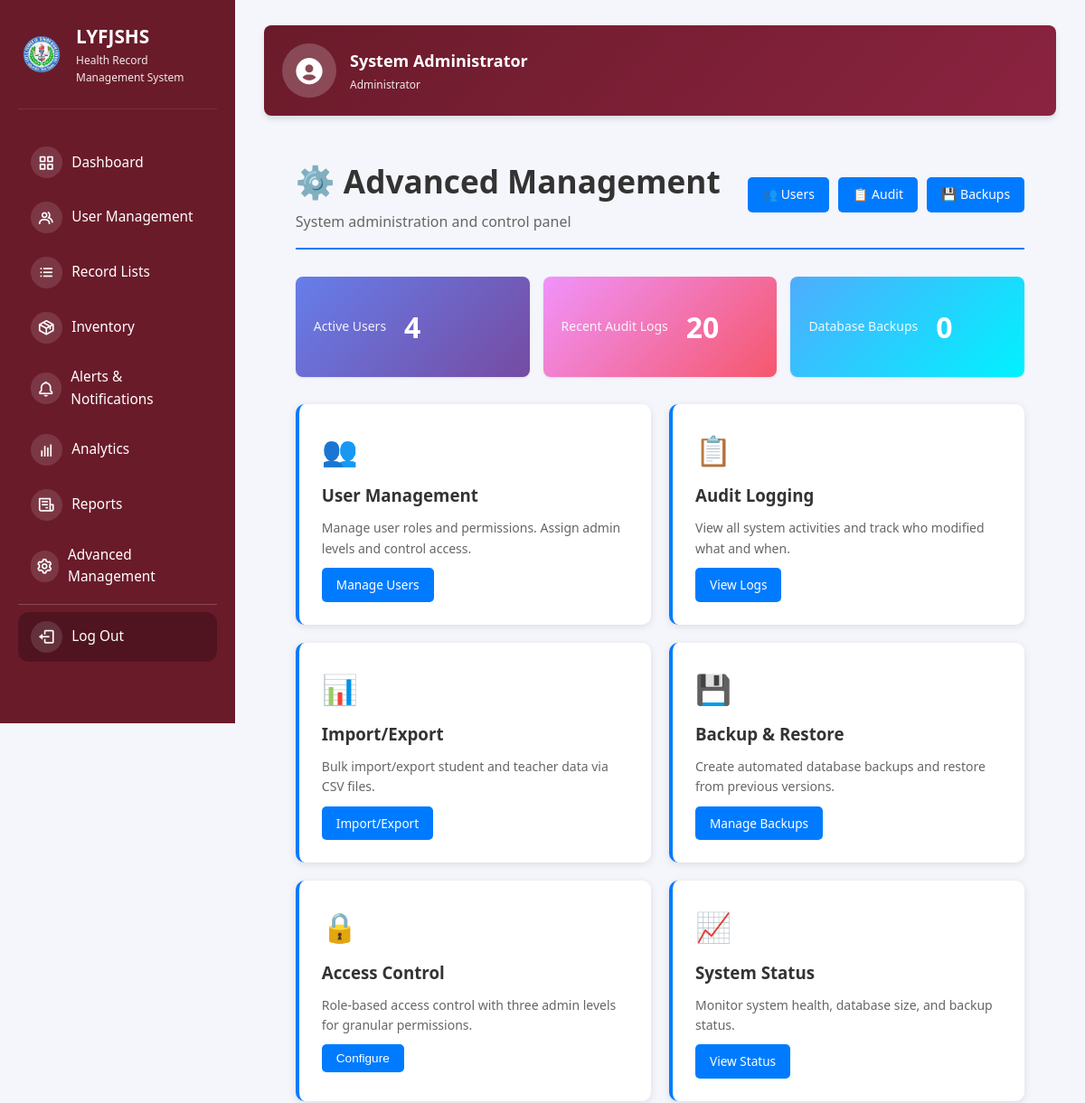
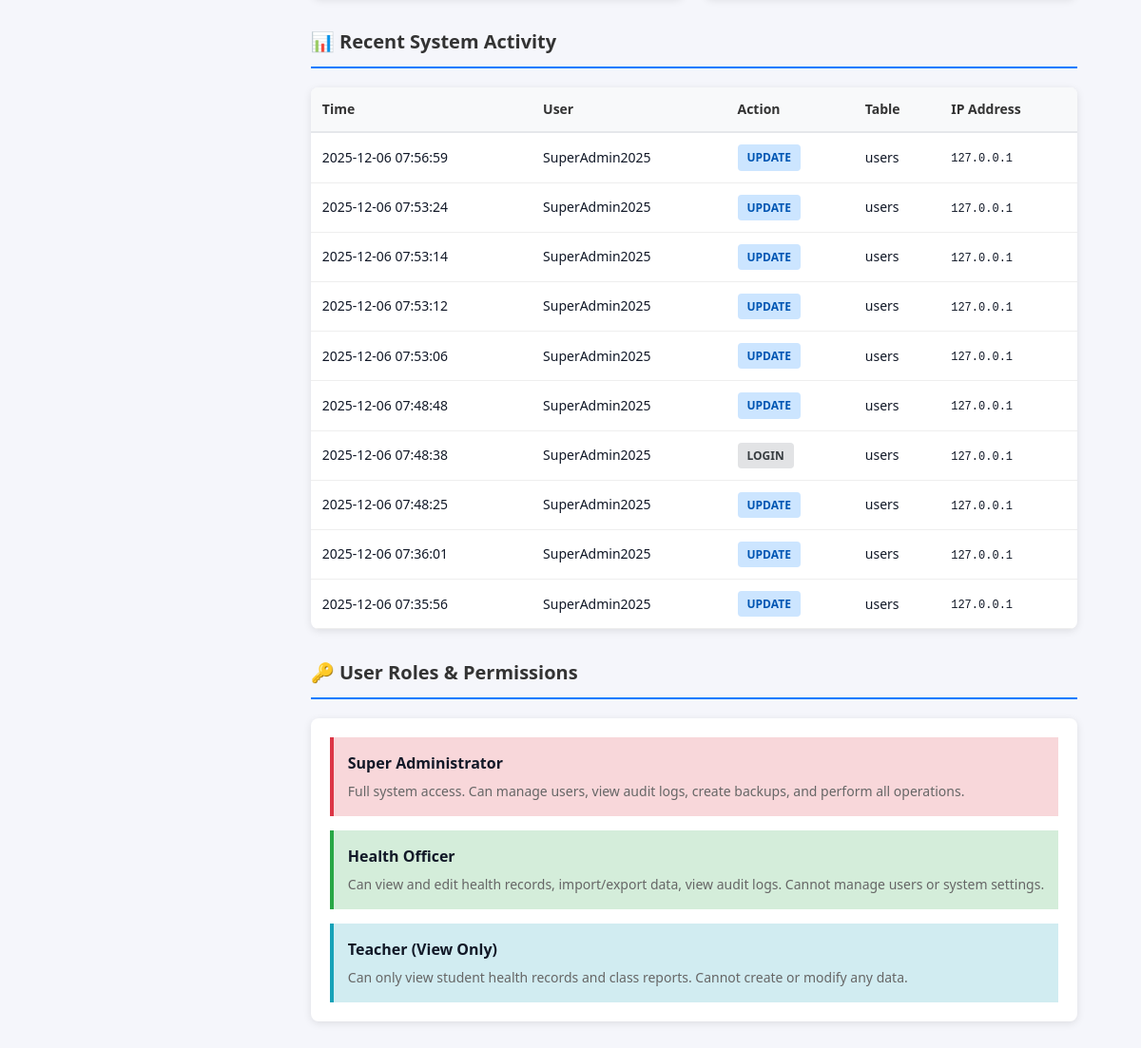
Page /advanced-management (signed in) on the committed database (2 pictures, top to bottom).
### tables this page shows
CREATE TABLE users (
            id INTEGER PRIMARY KEY AUTOINCREMENT,
            username TEXT UNIQUE NOT NULL,
            password TEXT NOT NULL,
            fullname TEXT NOT NULL,
            email TEXT NOT NULL,
            role TEXT DEFAULT 'health_officer',
            advisory_class TEXT,
            is_active INTEGER DEFAULT 1,
            created_at TIMESTAMP DEFAULT CURRENT_TIMESTAMP
        );

CREATE TABLE audit_log (
            id INTEGER PRIMARY KEY AUTOINCREMENT,
            user_id INTEGER,
            username TEXT,
            action TEXT,
            table_name TEXT,
            record_id INTEGER,
            old_values TEXT,
            new_values TEXT,
            ip_address TEXT,
            timestamp TIMESTAMP DEFAULT CURRENT_TIMESTAMP
        );

### app.py (the view)
@app.route("/advanced-management")
@require_role('super_admin', 'health_officer')
def advanced_management():
    db = get_db_connection()
    if not db:
        flash("Database error.", "danger")
        return redirect(url_for("dashboard"))
    try:
        cursor = db.cursor()
        cursor.execute("SELECT COUNT(*) as count FROM users WHERE is_active = 1")
        total_users = cursor.fetchone()['count']
        cursor.execute("""
            SELECT * FROM audit_log
            ORDER BY timestamp DESC
            LIMIT 20
        """)
        recent_logs = cursor.fetchall()
        cursor.execute("""
            SELECT * FROM backup_log
            ORDER BY created_at DESC
            LIMIT 10
        """)
        backups = cursor.fetchall()
        db.close()
        return render_template("advanced_management.html",
                             total_users=total_users,
                             recent_logs=recent_logs,
                             backups=backups,
                             roles=ROLES)
    except sqlite3.Error as e:
        flash(f"Database error: {str(e)}", "danger")
        return redirect(url_for("dashboard"))

### templates/advanced_management.html (shortened to what this page needs)
{% extends "base.html" %}  {% block content %}
<div class="adv-mgmt-container">
  <div class="adv-mgmt-header">
    <div>
      <h1>⚙️ Advanced Management</h1>
      <p style="color: #666; margin-top: 5px">
        System administration and control panel
      </p>
    </div>
    <div class="quick-links">
      {% if session.get('role') == 'super_admin' %}
      <a href="{{ url_for('manage_users') }}">👥 Users</a>
      {% endif %}
      <a href="{{ url_for('audit_logs') }}">📋 Audit</a>
      {% if session.get('role') == 'super_admin' %}
      <a href="{{ url_for('view_backups') }}">💾 Backups</a>
      {% endif %}
    </div>
  </div>
  <div class="stat-grid">
    <div class="stat-card">
      <div class="stat-label">Active Users</div>
      <div class="stat-number">{{ total_users }}</div>
    </div>
    <div
      class="stat-card"
      style="background: linear-gradient(135deg, #f093fb 0%, #f5576c 100%)"
    >
      <div class="stat-label">Recent Audit Logs</div>
      <div class="stat-number">{{ recent_logs|length }}</div>
    </div>
    <div
      class="stat-card"
      style="background: linear-gradient(135deg, #4facfe 0%, #00f2fe 100%)"
    >
      <div class="stat-label">Database Backups</div>
      <div class="stat-number">{{ backups|length }}</div>
    </div>
  </div>
  <div class="feature-grid">
    {% if session.get('role') == 'super_admin' %}
    <div class="feature-card">
      <div class="feature-icon">👥</div>
      <h3>User Management</h3>
      <p>
        Manage user roles and permissions. Assign admin levels and control
        access.
      </p>
      <a href="{{ url_for('manage_users') }}" class="btn">Manage Users</a>
    </div>
    {% endif %}
    <div class="feature-card">
      <div class="feature-icon">📋</div>
      <h3>Audit Logging</h3>
      <p>View all system activities and track who modified what and when.</p>
      <a href="{{ url_for('audit_logs') }}" class="btn">View Logs</a>
    </div>
    <div class="feature-card">
      <div class="feature-icon">📊</div>
      <h3>Import/Export</h3>
      <p>Bulk import/export student and teacher data via CSV files.</p>
      <a href="{{ url_for('import_export') }}" class="btn">Import/Export</a>
    </div>
    {% if session.get('role') == 'super_admin' %}
    <div class="feature-card">
      <div class="feature-icon">💾</div>
      <h3>Backup & Restore</h3>
      <p>
        Create automated database backups and restore from previous versions.
      </p>
      <a href="{{ url_for('view_backups') }}" class="btn">Manage Backups</a>
    </div>
    {% endif %}
    <div class="feature-card">
      <div class="feature-icon">🔒</div>
      <h3>Access Control</h3>
      <p>
        Role-based access control with three admin levels for granular
        permissions.
      </p>
      <button onclick="alert('Configure in User Management')" class="btn">
        Configure
      </button>
    </div>
    <div class="feature-card">
      <div class="feature-icon">📈</div>
      <h3>System Status</h3>
      <p>Monitor system health, database size, and backup status.</p>
      <a href="{{ url_for('view_backups') }}" class="btn">View Status</a>
    </div>
  </div>
  <div class="section-title">📊 Recent System Activity</div>
  <div class="logs-table">
    <table>
      <thead>
        <tr>
          <th>Time</th>
          <th>User</th>
          <th>Action</th>
          <th>Table</th>
          <th>IP Address</th>
        </tr>
      </thead>
      <tbody>
        {% if recent_logs %} {% for log in recent_logs[:10] %}
        <tr>
          <td>{{ log['timestamp'] }}</td>
          <td>{{ log['username'] }}</td>
          <td>
            <span class="action-badge action-{{ log['action'] }}"
              >{{ log['action'] }}</span
            >
          </td>
          <td>{{ log['table_name'] }}</td>
          <td>
            <code style="font-size: 12px"
              >{{ log['ip_address'] or 'N/A' }}</code
            >
          </td>
        </tr>
        {% endfor %} {% else %}
        <tr>
          <td colspan="5" style="text-align: center; color: #999">
            No logs yet
          </td>
        </tr>
        {% endif %}
      </tbody>
    </table>
  </div>
  <div class="section-title">🔑 User Roles & Permissions</div>
  <div
    style="
      background: white;
      padding: 20px;
      border-radius: 8px;
      box-shadow: 0 2px 8px rgba(0, 0, 0, 0.1);
    "
  >
    <div style="display: grid; gap: 15px">
      <div
        style="
          padding: 15px;
          border-left: 4px solid #dc3545;
          background: #f8d7da;
        "
      >
        <strong>Super Administrator</strong>
        <p style="margin: 5px 0 0 0; color: #666; font-size: 14px">
          Full system access. Can manage users, view audit logs, create backups,
          and perform all operations.
        </p>
      </div>
      <div
        style="
          padding: 15px;
          border-left: 4px solid #28a745;
          background: #d4edda;
        "
      >
        <strong>Health Officer</strong>
        <p style="margin: 5px 0 0 0; color: #666; font-size: 14px">
          Can view and edit health records, import/export data, view audit logs.
          Cannot manage users or system settings.
        </p>
      </div>
      <div
        style="
          padding: 15px;
          border-left: 4px solid #17a2b8;
          background: #d1ecf1;
        "
      >
        <strong>Teacher (View Only)</strong>
        <p style="margin: 5px 0 0 0; color: #666; font-size: 14px">
          Can only view student health records and class reports. Cannot create
          or modify any data.
        </p>
      </div>
    </div>
  </div>
</div>
{% endblock %}

### templates/base.html (shortened to what this page needs)
<!DOCTYPE html>
<html lang="en">
  <head>
    <link
      href="https://unpkg.com/boxicons@2.1.4/css/boxicons.min.css"
      rel="stylesheet"
    />
    <link
      rel="stylesheet"
      href="{{ url_for('static', filename='css/dashboard.css') }}"
    />
  </head>
  <body>
    <div class="app-container">
      <aside class="sidebar" id="sidebar">
        <div class="sidebar-header">
          <img
            src="{{ url_for('static', filename='imgs/577258389_819623970710259_5288846695784598957_n-removebg-preview.png') }}"
            alt="School Logo"
            class="sidebar-logo"
          />
          <div class="sidebar-title">
            <h1>LYFJSHS</h1>
            <p>Health Record Management System</p>
          </div>
        </div>
        <nav class="sidebar-nav">
          <ul>
            <li>
              <a href="{{ url_for('dashboard') }}" class="nav-item">
                <span class="nav-icon"><i class="bx bx-grid-alt"></i></span>
                <span class="nav-label">Dashboard</span>
              </a>
            </li>
            {% if session.get('role') in ['super_admin', 'health_officer'] %}
            <li>
              <a href="{{ url_for('user_management') }}" class="nav-item">
                <span class="nav-icon"><i class="bx bx-group"></i></span>
                <span class="nav-label">User Management</span>
              </a>
            </li>
            {% endif %}
            <li>
              <a href="{{ url_for('record_lists') }}" class="nav-item">
                <span class="nav-icon"><i class="bx bx-list-ul"></i></span>
                <span class="nav-label">Record Lists</span>
              </a>
            </li>
            {% if session.get('role') in ['super_admin', 'health_officer'] %}
            <li>
              <a href="{{ url_for('inventory') }}" class="nav-item">
                <span class="nav-icon"><i class="bx bx-package"></i></span>
                <span class="nav-label">Inventory</span>
              </a>
            </li>
            <li>
              <a href="{{ url_for('alerts_dashboard') }}" class="nav-item">
                <span class="nav-icon"><i class="bx bx-bell"></i></span>
                <span class="nav-label">Alerts & Notifications</span>
              </a>
            </li>
            {% endif %} {% if session.get('role') in ['super_admin',
            'health_officer'] %}
            <li>
              <a href="{{ url_for('analytics') }}" class="nav-item">
                <span class="nav-icon"><i class="bx bx-bar-chart"></i></span>
                <span class="nav-label">Analytics</span>
              </a>
            </li>
            <li>
              <a href="{{ url_for('reports') }}" class="nav-item">
                <span class="nav-icon"><i class="bx bx-receipt"></i></span>
                <span class="nav-label">Reports</span>
              </a>
            </li>
            {% endif %} {% if session.get('role') in ['super_admin',
            'health_officer'] %}
            <li>
              <a href="{{ url_for('advanced_management') }}" class="nav-item">
                <span class="nav-icon"><i class="bx bx-cog"></i></span>
                <span class="nav-label">Advanced Management</span>
              </a>
            </li>
            {% endif %}
            <li class="nav-separator"></li>
            <li>
              <a href="{{ url_for('logout') }}" class="nav-item nav-logout">
                <span class="nav-icon"><i class="bx bx-log-out"></i></span>
                <span class="nav-label">Log Out</span>
              </a>
            </li>
          </ul>
        </nav>
      </aside>
      <div class="content-area">
        {% if session.get('logged_in') %}
        <div class="header-profile">
          <div class="profile-card-header">
            <div class="profile-avatar-header">
              <i class="bx bxs-user-circle"></i>
            </div>
            <div class="profile-info-header">
              <h3>
                {{ current_user.fullname if current_user else
                session.get('username') }}
              </h3>
              <p class="profile-role-header">Administrator</p>
            </div>
          </div>
        </div>
        {% endif %}
        <main class="main-content">{% block content %}{% endblock %}</main>
      </div>
    </div>
  </body>
</html>

### rows in the picture
users: fullname "System Administrator"
audit_log: timestamp "2025-12-06 07:56:59", username "SuperAdmin2025", action "UPDATE", table_name "users", ip_address "127.0.0.1"
audit_log: timestamp "2025-12-06 07:53:24", username "SuperAdmin2025", action "UPDATE", table_name "users", ip_address "127.0.0.1"
audit_log: timestamp "2025-12-06 07:53:14", username "SuperAdmin2025", action "UPDATE", table_name "users", ip_address "127.0.0.1"
audit_log: timestamp "2025-12-06 07:53:12", username "SuperAdmin2025", action "UPDATE", table_name "users", ip_address "127.0.0.1"
audit_log: timestamp "2025-12-06 07:53:06", username "SuperAdmin2025", action "UPDATE", table_name "users", ip_address "127.0.0.1"
audit_log: timestamp "2025-12-06 07:48:48", username "SuperAdmin2025", action "UPDATE", table_name "users", ip_address "127.0.0.1"
audit_log: timestamp "2025-12-06 07:48:38", username "SuperAdmin2025", action "LOGIN", table_name "users", ip_address "127.0.0.1"
audit_log: timestamp "2025-12-06 07:48:25", username "SuperAdmin2025", action "UPDATE", table_name "users", ip_address "127.0.0.1"
audit_log: timestamp "2025-12-06 07:36:01", username "SuperAdmin2025", action "UPDATE", table_name "users", ip_address "127.0.0.1"
audit_log: timestamp "2025-12-06 07:35:56", username "SuperAdmin2025", action "UPDATE", table_name "users", ip_address "127.0.0.1"

### other values in the picture
{{ total_users }} "4"
{{ recent_logs|length }} "20"
{{ backups|length }} "0"
